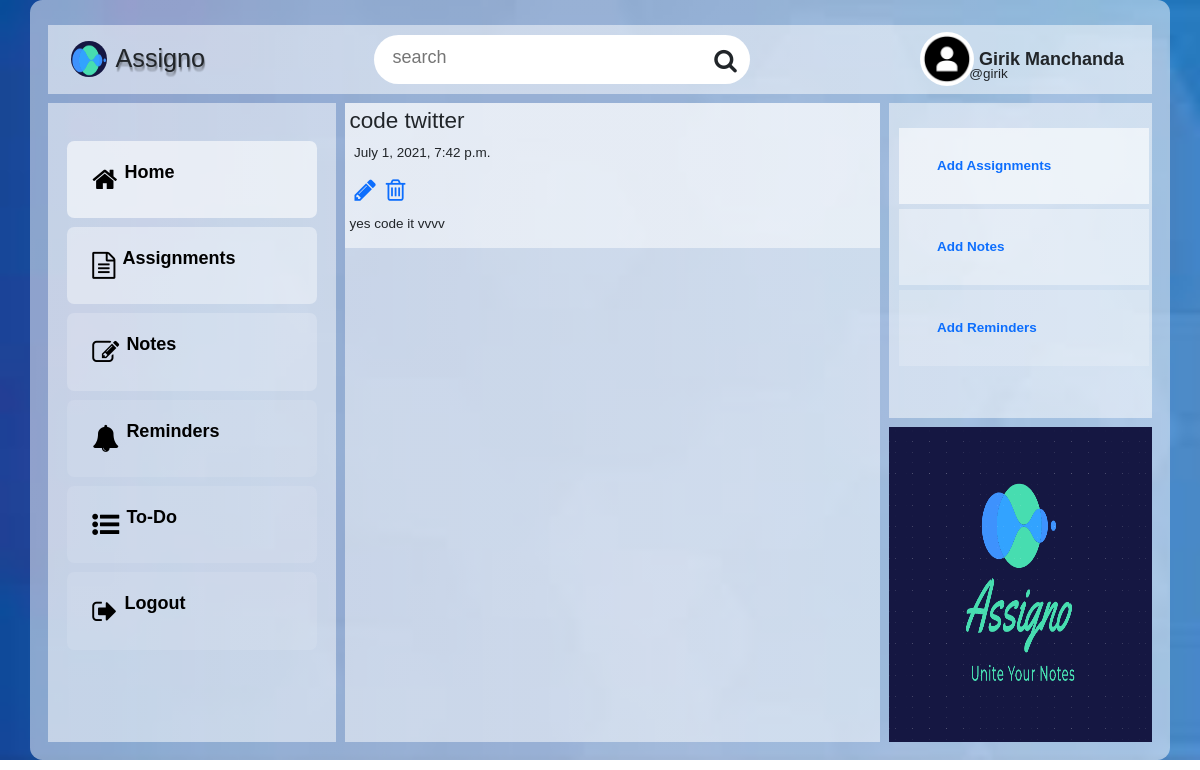
The page /dashboard/notes/detail/5/ (signed in) on the database its author committed.
### dashboard/models.py (models this page shows, shortened)
class user_profile(models.Model):
    user = models.OneToOneField(User, primary_key=True, related_name='profile', on_delete=models.CASCADE)
    name = models.CharField(max_length = 150, blank = True, null = True)
    profile_picture = models.ImageField(upload_to='uploads/profile_pictures', default='uploads/profile_pictures/default.png', blank=True)
    background = models.ImageField(upload_to='uploads/profile_background', default='uploads/profile_background/default.jpg', blank=True)
    GENDER_CHOICES = (
        ('', 'Choose Your Gender'),
        ('Male', 'Male'),
        ('Female', 'Female'),
        ('Rather Not Say', 'Rather Not Say')
    )
    gender = models.CharField(max_length=14, choices=GENDER_CHOICES)
    birth_date = models.DateField(blank = True, null = True)
    location = models.CharField(max_length = 150, blank = True, null = True)

class notes(models.Model):
    user = models.ForeignKey(User, on_delete = models.CASCADE)
    title = models.CharField(max_length=100)
    body = RichTextField(blank=True, null=True)
    timestamp = models.DateTimeField(auto_now_add=True)
    categories = models.ManyToManyField(categories,related_name="notes_in_category",blank=True)

### dashboard/views.py (the view)
# urls.py: path('dashboard/notes/detail/<pk>/', views.detail_notes.as_view() , name='notes-detail'),
class detail_notes(LoginRequiredMixin, UserPassesTestMixin, DetailView):
    model = models.notes
    template_name = 'dashboard/detail_notes.html'
    def test_func(self):
        notes = self.get_object()
        return notes.user == self.request.user

### templates/dashboard/detail_notes.html
{% extends "base.html" %}
{% load bootstrap4 %}
{% load static %}
{% block dashboard_sections %}
<div class="my_container_for_assignment_list">
    {% include "snippets/navigation.html" %}
    {% include "snippets/sidebar.html" %}
<div class="ass_list">
  <div class="container basic">
    <h1>{{ object.title }}</h1>
    <p class="basic">{{ object.timestamp }}</p>
    <p>
        <a href="{% url 'dashboard:notes-update' pk=object.pk %}"><i class="fa fa-pencil enlarge-symbol"></i></a>
        <a href="{% url 'dashboard:notes-delete' pk=object.pk %}"><i class="fa fa-trash-o enlarge-symbol"></i></a>
  </p>
  <p>
      {{ object.body|safe }}
  </p>
  </div>
</div>
<div class="home-logo">
  <img class="home-logo-image" src="{% static 'images/logo/logo.png' %}" alt="">
</div>
<div class="right-panel">
    <ul>
        <li>
            <a href="{% url 'dashboard:assignment-create' %}">Add Assignments</a>
        </li>
        <li>
            <a href="{% url 'dashboard:notes-create' %}">Add Notes</a>
        </li>
        <li>
            <a href="{% url 'dashboard:reminders-create' %}">Add Reminders</a>
        </li>
    </ul>
</div>
</div>
{% endblock dashboard_sections %}

### templates/snippets/navigation.html
{% load static %}
<div class="navbar">
    <div class="navbar_logo">
        <img src="{% static 'images/logo/logo_rotator.png' %}" width="50" alt="">
        <span class="navbar_logo_name">Assigno</span>
    </div>
    <div class="searchbar">
        <form action="#">
            <input type="text" placeholder="search" name="q">
            <i class="fa fa-search"></i>
        </form>
    </div>
    <div class="nav_item">
    <div class="account_div">
        <img src="{{ user.profile.profile_picture.url }}"  class="round_image" width="54" alt="">
        <span class="account_username">@{{ user.username }}</span>
        <span class="account_name">{{ user.profile.name }}</span>
    </div>
</div>
</div>

### static_in_venv/css/toolkits/toolkit.css (style rules this page uses)
.round_image { border-radius: 100%; }
.enlarge-symbol { font-size: 25px; margin:1px; margin-left:5px; }
.basic { padding: .5rem; font-size: 1.5rem; }

### static_in_venv/css/toolkits/table.css (style rules this page uses)
.right-panel ul { position: relative; width: 270px; margin: 10px auto 0; padding: 10px; box-sizing: border-box; }
.right-panel ul li { display: flex; background: rgba(255, 255, 255, .1); padding:10px 20px; color:#fff; margin: 5px 0; transition: 0.5s; }
.right-panel ul li:nth-child(1) { background: rgba(255, 255, 255,.6); }
.right-panel ul li:nth-child(2) { background: rgba(255, 255, 255,.4); }
.right-panel ul li:nth-child(3) { background: rgba(255, 255, 255,.2); }
.right-panel ul li a { text-decoration: none; font-size:1.5rem; font-weight: bold; padding: 1rem; margin:1rem; }

### static_in_venv/css/Dashboard.css (style rules this page uses)
* { padding:0; margin:0; list-style:none; text-decoration: none; font-family:sans-serif; }
html { font-size: 9px; }
body { display:flex; justify-content:center; align-items: center; }
.navbar { grid-area: navbar; }
.home-logo { grid-area: home-logo; }
.home-logo-image { height: 35rem; width: 100%; }
.right-panel { grid-area: right-panel; overflow: auto; }
.navbar div { background: none; }
.navbar .searchbar { position: relative; }
.navbar .searchbar input { padding: 1rem 14rem 1.5rem 2rem; border: none; font-size: 2rem; outline: none; border-radius: 3rem; transition:0.7s; }
.navbar .searchbar .fa { position: absolute; font-size: 2.7rem; top:1.5rem; right: 1.5rem; }
.navbar .nav_item .account_div { position: relative; display: flex; align-items: center; }
.navbar .nav_item .account_div img { border-radius: 50%; }
.navbar .nav_item .account_div .account_name { text-transform: capitalize; margin:0 .6rem; font-size:2rem; font-weight: 700; }
.navbar .nav_item .account_div .account_username { position: absolute; top:3.5rem; left:5.5rem; font-size: 1.5rem; }
.my_container_for_assignment_list { display: grid; grid-template-columns:0.6fr 1fr 1fr 1fr; grid-template-rows:0.2fr 0.2fr 0.4fr 0.6fr 0.3fr; grid-template-areas:"navbar navbar navbar navbar" "sidebar ass_list ass_list right-panel" "sidebar ass_list ass_list right-panel" "sidebar ass_list ass_list right-panel" "sidebar ass_list ass_list home-logo"; grid-gap: 1rem; padding: 2rem; border-radius: 1em; width: 95%; height: 95vh; background: linear-gradient(to top right,rgba(255,255,255,.5),rgba(255,255,255,.5)); border-radius: 1.4rem; }
.ass_list { grid-area: ass_list; overflow: scroll; }
.my_container_for_assignment_list div { background: linear-gradient(to top right,rgba(255,255,255,.5),rgba(255,255,255,.5)); }
.my_container_for_assignment_list .navbar { display:flex; justify-content:space-between; align-items:center; padding: .8rem 2.5rem; margin-top: .8rem; }
.my_container_for_assignment_list .navbar_logo { display:flex; align-items:center; }
.my_container_for_assignment_list .navbar_logo .navbar_logo_name { font-size: 2.8rem; margin-left: 1rem; text-shadow: 1px 1px 1px rgba(16, 16, 16, .1), 1px 2px 1px rgba(16, 16, 16, .1), 1px 3px 1px rgba(16, 16, 16, .1), 1px 4px 1px rgba(16, 16, 16, .1), 1px 5px 1px rgba(16, 16, 16, .1); }
.my_container_for_assignment_list .navbar_logo img { width: 4em; height: 4em; border-radius:100%; animation: rotate 7s linear infinite; }
.my_container_for_assignment_list .navbar div { background:none; }

### rows shown on the page
notes: title "code twitter", timestamp "July 1, 2021, 7:42 p.m.", body "yes code it vvvv"

### other values the page prints
{{ user.username }} "girik"
{{ user.profile.name }} "Girik Manchanda"
